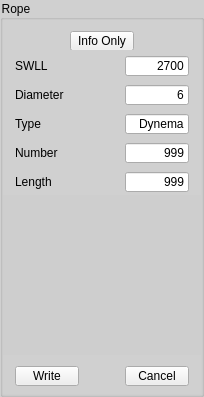
       <widget class="QGroupBox" name="gbRope">
        <property name="styleSheet">
         <string notr="true">QGroupBox {
    background-color: #d0d0d0;
}
</string>
        </property>
        <property name="title">
         <string>Rope</string>
        </property>
        <layout class="QVBoxLayout" name="verticalLayout_4">
         <property name="spacing">
          <number>0</number>
         </property>
         <property name="leftMargin">
          <number>0</number>
         </property>
         <property name="topMargin">
          <number>0</number>
         </property>
         <property name="rightMargin">
          <number>0</number>
         </property>
         <property name="bottomMargin">
          <number>0</number>
         </property>
         <item>
          <widget class="QGroupBox" name="groupBox_6">
           <property name="maximumSize">
            <size>
             <width>16777215</width>
             <height>30</height>
            </size>
           </property>
           <property name="styleSheet">
            <string notr="true">QGroupBox {
    border: none;
    margin-top: 0px;
}
</string>
           </property>
           <property name="title">
            <string/>
           </property>
           <layout class="QHBoxLayout" name="horizontalLayout_47">
            <property name="spacing">
             <number>0</number>
            </property>
            <property name="topMargin">
             <number>5</number>
            </property>
            <property name="bottomMargin">
             <number>0</number>
            </property>
            <item>
             <widget class="QPushButton" name="pushButton_4">
              <property name="minimumSize">
               <size>
                <width>0</width>
                <height>20</height>
               </size>
              </property>
              <property name="maximumSize">
               <size>
                <width>64</width>
                <height>20</height>
               </size>
              </property>
              <property name="text">
               <string>Info Only</string>
              </property>
             </widget>
            </item>
           </layout>
          </widget>
         </item>
         <item>
          <widget class="QGroupBox" name="groupBox_13">
           <property name="maximumSize">
            <size>
             <width>16777215</width>
             <height>30</height>
            </size>
           </property>
           <property name="styleSheet">
            <string notr="true">QGroupBox {
    border: none;
    margin-top: 0px;
}
</string>
           </property>
           <property name="title">
            <string/>
           </property>
           <layout class="QHBoxLayout" name="horizontalLayout_6">
            <property name="spacing">
             <number>0</number>
            </property>
            <property name="topMargin">
             <number>0</number>
            </property>
            <property name="bottomMargin">
             <number>0</number>
            </property>
            <item>
             <widget class="QLabel" name="label_4">
              <property name="maximumSize">
               <size>
                <width>16777215</width>
                <height>20</height>
               </size>
              </property>
              <property name="text">
               <string>SWLL</string>
              </property>
             </widget>
            </item>
            <item>
             <spacer name="horizontalSpacer_4">
              <property name="orientation">
               <enum>Qt::Orientation::Horizontal</enum>
              </property>
              <property name="sizeHint" stdset="0">
               <size>
                <width>40</width>
                <height>20</height>
               </size>
              </property>
             </spacer>
            </item>
            <item>
             <widget class="QLineEdit" name="leSWLL">
              <property name="minimumSize">
               <size>
                <width>64</width>
                <height>0</height>
               </size>
              </property>
              <property name="maximumSize">
               <size>
                <width>64</width>
                <height>20</height>
               </size>
              </property>
              <property name="text">
               <string>2700</string>
              </property>
              <property name="alignment">
               <set>Qt::AlignmentFlag::AlignRight|Qt::AlignmentFlag::AlignTrailing|Qt::AlignmentFlag::AlignVCenter</set>
              </property>
             </widget>
            </item>
           </layout>
          </widget>
         </item>
         <item>
          <widget class="QGroupBox" name="groupBox_36">
           <property name="maximumSize">
            <size>
             <width>16777215</width>
             <height>30</height>
            </size>
           </property>
           <property name="styleSheet">
            <string notr="true">QGroupBox {
    border: none;
    margin-top: 0px;
}
</string>
           </property>
           <property name="title">
            <string/>
           </property>
           <layout class="QHBoxLayout" name="horizontalLayout_29">
            <property name="topMargin">
             <number>0</number>
            </property>
            <property name="bottomMargin">
             <number>0</number>
            </property>
            <item>
             <widget class="QLabel" name="label_23">
              <property name="maximumSize">
               <size>
                <width>16777215</width>
                <height>20</height>
               </size>
              </property>
              <property name="text">
               <string>Diameter</string>
              </property>
             </widget>
            </item>
            <item>
             <spacer name="horizontalSpacer_31">
              <property name="orientation">
               <enum>Qt::Orientation::Horizontal</enum>
              </property>
              <property name="sizeHint" stdset="0">
               <size>
                <width>40</width>
                <height>20</height>
               </size>
              </property>
             </spacer>
            </item>
            <item>
             <widget class="QLineEdit" name="leDiameter">
              <property name="minimumSize">
               <size>
                <width>64</width>
                <height>0</height>
               </size>
              </property>
              <property name="maximumSize">
               <size>
                <width>64</width>
                <height>20</height>
               </size>
              </property>
              <property name="text">
               <string>6</string>
              </property>
              <property name="alignment">
               <set>Qt::AlignmentFlag::AlignRight|Qt::AlignmentFlag::AlignTrailing|Qt::AlignmentFlag::AlignVCenter</set>
              </property>
             </widget>
            </item>
           </layout>
          </widget>
         </item>
         <item>
          <widget class="QGroupBox" name="groupBox_35">
           <property name="maximumSize">
            <size>
             <width>16777215</width>
             <height>30</height>
            </size>
           </property>
           <property name="styleSheet">
            <string notr="true">QGroupBox {
    border: none;
    margin-top: 0px;
}
</string>
           </property>
           <property name="title">
            <string/>
           </property>
           <layout class="QHBoxLayout" name="horizontalLayout_28">
            <property name="topMargin">
             <number>0</number>
            </property>
            <property name="bottomMargin">
             <number>0</number>
            </property>
            <item>
             <widget class="QLabel" name="label_22">
              <property name="maximumSize">
               <size>
                <width>16777215</width>
                <height>20</height>
               </size>
              </property>
              <property name="text">
               <string>Type</string>
              </property>
             </widget>
            </item>
            <item>
             <spacer name="horizontalSpacer_30">
              <property name="orientation">
               <enum>Qt::Orientation::Horizontal</enum>
              </property>
              <property name="sizeHint" stdset="0">
               <size>
                <width>40</width>
                <height>20</height>
               </size>
              </property>
             </spacer>
            </item>
            <item>
             <widget class="QLineEdit" name="leType">
              <property name="minimumSize">
               <size>
                <width>64</width>
                <height>0</height>
               </size>
              </property>
              <property name="maximumSize">
               <size>
                <width>64</width>
                <height>20</height>
               </size>
              </property>
              <property name="text">
               <string>Dynema</string>
              </property>
              <property name="alignment">
               <set>Qt::AlignmentFlag::AlignRight|Qt::AlignmentFlag::AlignTrailing|Qt::AlignmentFlag::AlignVCenter</set>
              </property>
             </widget>
            </item>
           </layout>
          </widget>
         </item>
         <item>
          <widget class="QGroupBox" name="groupBox_37">
           <property name="maximumSize">
            <size>
             <width>16777215</width>
             <height>30</height>
            </size>
           </property>
           <property name="styleSheet">
            <string notr="true">QGroupBox {
    border: none;
    margin-top: 0px;
}
</string>
           </property>
           <property name="title">
            <string/>
           </property>
           <layout class="QHBoxLayout" name="horizontalLayout_30">
            <property name="topMargin">
             <number>0</number>
            </property>
            <property name="bottomMargin">
             <number>0</number>
            </property>
            <item>
             <widget class="QLabel" name="label_24">
              <property name="maximumSize">
               <size>
                <width>16777215</width>
                <height>20</height>
               </size>
              </property>
              <property name="text">
               <string>Number</string>
              </property>
             </widget>
            </item>
            <item>
             <spacer name="horizontalSpacer_32">
              <property name="orientation">
               <enum>Qt::Orientation::Horizontal</enum>
              </property>
              <property name="sizeHint" stdset="0">
               <size>
                <width>40</width>
                <height>20</height>
               </size>
              </property>
             </spacer>
            </item>
            <item>
             <widget class="QLineEdit" name="leNumber">
              <property name="minimumSize">
               <size>
                <width>64</width>
                <height>0</height>
               </size>
              </property>
              <property name="maximumSize">
               <size>
                <width>64</width>
                <height>20</height>
               </size>
              </property>
              <property name="text">
               <string>999</string>
              </property>
              <property name="alignment">
               <set>Qt::AlignmentFlag::AlignRight|Qt::AlignmentFlag::AlignTrailing|Qt::AlignmentFlag::AlignVCenter</set>
              </property>
             </widget>
            </item>
           </layout>
          </widget>
         </item>
         <item>
          <widget class="QGroupBox" name="groupBox_38">
           <property name="maximumSize">
            <size>
             <width>16777215</width>
             <height>30</height>
            </size>
           </property>
           <property name="styleSheet">
            <string notr="true">QGroupBox {
    border: none;
    margin-top: 0px;
}
</string>
           </property>
           <property name="title">
            <string/>
           </property>
           <layout class="QHBoxLayout" name="horizontalLayout_31">
            <property name="topMargin">
             <number>0</number>
            </property>
            <property name="bottomMargin">
             <number>0</number>
            </property>
            <item>
             <widget class="QLabel" name="label_25">
              <property name="maximumSize">
               <size>
                <width>16777215</width>
                <height>20</height>
               </size>
              </property>
              <property name="text">
               <string>Length</string>
              </property>
             </widget>
            </item>
            <item>
             <spacer name="horizontalSpacer_33">
              <property name="orientation">
               <enum>Qt::Orientation::Horizontal</enum>
              </property>
              <property name="sizeHint" stdset="0">
               <size>
                <width>40</width>
                <height>20</height>
               </size>
              </property>
             </spacer>
            </item>
            <item>
             <widget class="QLineEdit" name="leLength">
              <property name="minimumSize">
               <size>
                <width>64</width>
                <height>0</height>
               </size>
              </property>
              <property name="maximumSize">
               <size>
                <width>64</width>
                <height>20</height>
               </size>
              </property>
              <property name="text">
               <string>999</string>
              </property>
              <property name="alignment">
               <set>Qt::AlignmentFlag::AlignRight|Qt::AlignmentFlag::AlignTrailing|Qt::AlignmentFlag::AlignVCenter</set>
              </property>
             </widget>
            </item>
           </layout>
          </widget>
         </item>
         <item>
          <spacer name="verticalSpacer_4">
           <property name="orientation">
            <enum>Qt::Orientation::Vertical</enum>
           </property>
           <property name="sizeHint" stdset="0">
            <size>
             <width>20</width>
             <height>40</height>
            </size>
           </property>
          </spacer>
         </item>
         <item>
          <spacer name="verticalSpacer_15">
           <property name="orientation">
            <enum>Qt::Orientation::Vertical</enum>
           </property>
           <property name="sizeHint" stdset="0">
            <size>
             <width>20</width>
             <height>40</height>
            </size>
           </property>
          </spacer>
         </item>
         <item>
          <spacer name="verticalSpacer_8">
           <property name="orientation">
            <enum>Qt::Orientation::Vertical</enum>
           </property>
           <property name="sizeHint" stdset="0">
            <size>
             <width>20</width>
             <height>40</height>
            </size>
           </property>
          </spacer>
         </item>
         <item>
          <spacer name="verticalSpacer_14">
           <property name="orientation">
            <enum>Qt::Orientation::Vertical</enum>
           </property>
           <property name="sizeHint" stdset="0">
            <size>
             <width>20</width>
             <height>40</height>
            </size>
           </property>
          </spacer>
         </item>
         <item>
          <widget class="QGroupBox" name="groupBox_34">
           <property name="styleSheet">
            <string notr="true">QGroupBox {
    border: none;
    margin-top: 0px;
}
</string>
           </property>
           <property name="title">
            <string/>
           </property>
           <layout class="QHBoxLayout" name="horizontalLayout_27">
            <property name="topMargin">
             <number>5</number>
            </property>
            <property name="bottomMargin">
             <number>5</number>
            </property>
            <item>
             <widget class="QPushButton" name="pushButton_11">
              <property name="minimumSize">
               <size>
                <width>0</width>
                <height>20</height>
               </size>
              </property>
              <property name="maximumSize">
               <size>
                <width>64</width>
                <height>20</height>
               </size>
              </property>
              <property name="text">
               <string>Write</string>
              </property>
             </widget>
            </item>
            <item>
             <spacer name="horizontalSpacer_38">
              <property name="orientation">
               <enum>Qt::Orientation::Horizontal</enum>
              </property>
              <property name="sizeHint" stdset="0">
               <size>
                <width>40</width>
                <height>20</height>
               </size>
              </property>
             </spacer>
            </item>
            <item>
             <widget class="QPushButton" name="pushButton_12">
              <property name="minimumSize">
               <size>
                <width>0</width>
                <height>20</height>
               </size>
              </property>
              <property name="maximumSize">
               <size>
                <width>64</width>
                <height>20</height>
               </size>
              </property>
              <property name="text">
               <string>Cancel</string>
              </property>
             </widget>
            </item>
           </layout>
          </widget>
         </item>
        </layout>
       </widget>
